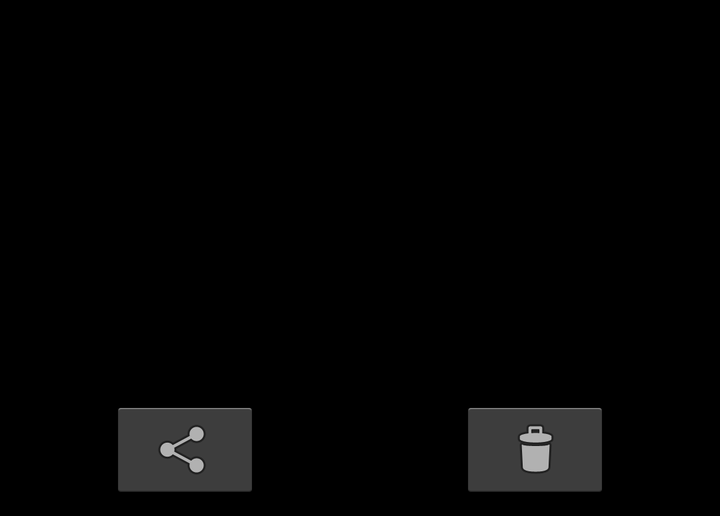
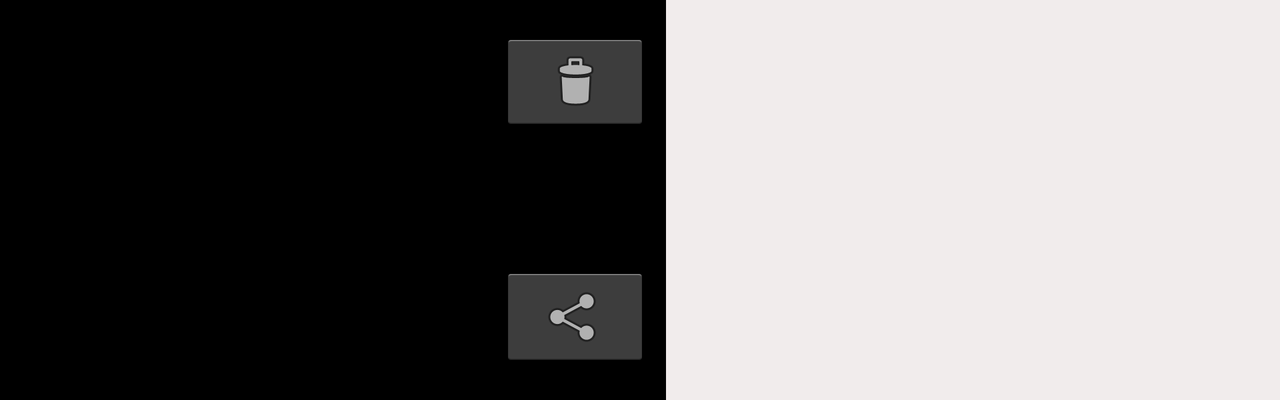

The same Android screen from two of the app's own layout files: first res/layout/ as a phone draws it, then the repository's variant for another configuration, drawn on a device whose configuration selects that folder. Both files follow.
<!-- AndroidManifest.xml: application theme AppTheme -->
<!-- res/layout/card_saved_pic_content.xml -->
<?xml version="1.0" encoding="utf-8"?>
<android.support.constraint.ConstraintLayout xmlns:app="http://schemas.android.com/apk/res-auto"
    xmlns:tools="http://schemas.android.com/tools"
    android:layout_width="match_parent"
    android:layout_height="wrap_content"
    android:background="@android:color/black"
    android:id="@+id/constraintLayout4"
    xmlns:android="http://schemas.android.com/apk/res/android">
    <ImageView
        android:layout_width="250dp"
        android:layout_height="200dp"
        android:id="@+id/card_image"
        android:src="@android:drawable/sym_def_app_icon"
        android:clickable="false"
        style="@style/Widget.AppCompat.Button.Borderless"
        app:layout_constraintLeft_toLeftOf="@+id/constraintLayout4"
        android:layout_marginLeft="8dp"
        android:layout_marginStart="8dp"
        app:layout_constraintTop_toTopOf="@+id/constraintLayout4"
        app:layout_constraintRight_toRightOf="@+id/constraintLayout4"
        android:layout_marginRight="8dp"
        android:layout_marginEnd="8dp"
        app:layout_constraintBottom_toTopOf="@+id/card_ibtn_delete" />
    <ImageButton
        android:layout_width="75dp"
        android:layout_height="50dp"
        android:id="@+id/card_ibtn_delete"
        android:src="@android:drawable/ic_menu_delete"
        style="@android:style/Widget.Holo.Light.ImageButton"
        app:layout_constraintLeft_toLeftOf="@+id/card_image"
        app:layout_constraintRight_toRightOf="@+id/card_image"
        app:layout_constraintBottom_toBottomOf="@+id/constraintLayout4"
        android:layout_marginBottom="8dp"
        app:layout_constraintHorizontal_bias="1.0" />

    <ImageButton
        android:layout_width="75dp"
        android:layout_height="50dp"
        android:id="@+id/card_ibtn_share"
        android:src="@android:drawable/ic_menu_share"
        style="@android:style/Widget.Holo.Light.ImageButton"
        app:layout_constraintLeft_toLeftOf="@+id/card_image"
        app:layout_constraintTop_toTopOf="@+id/card_ibtn_delete"
        app:layout_constraintRight_toLeftOf="@+id/card_ibtn_delete"
        android:layout_marginRight="8dp"
        android:layout_marginEnd="8dp"
        app:layout_constraintBottom_toBottomOf="@+id/card_ibtn_delete"
        app:layout_constraintHorizontal_bias="0.0" />

</android.support.constraint.ConstraintLayout>
<!-- resources referenced by this layout -->
<resources>
  <!-- from res/values-v21/ -->
  <style name="AppTheme" parent="Theme.AppCompat.Light.NoActionBar">
          
          <item name="colorPrimary">@color/colorPrimary</item>
          <item name="colorPrimaryDark">@color/colorPrimaryDark</item>
          <item name="colorAccent">@color/colorAccent</item>
          <item name="android:colorBackground">@color/background_material_light</item>
      </style>
  <color name="colorPrimary">#3F51B5</color>
  <color name="colorPrimaryDark">#303F9F</color>
  <color name="colorAccent">#FF4081</color>
  <color name="background_material_light">#f1ecec</color>
</resources>
<!-- res/layout-land/card_saved_pic_content.xml (the repository's variant of the layout above) -->
<!-- drawn on the phone turned sideways -->
<?xml version="1.0" encoding="utf-8"?>
<android.support.constraint.ConstraintLayout xmlns:app="http://schemas.android.com/apk/res-auto"
    xmlns:tools="http://schemas.android.com/tools"
    android:layout_width="wrap_content"
    android:layout_height="wrap_content"
    android:background="@android:color/black"
    android:id="@+id/constraintLayout4"
    xmlns:android="http://schemas.android.com/apk/res/android">
    <ImageView
        android:layout_width="250dp"
        android:layout_height="200dp"
        android:id="@+id/card_image"
        android:src="@android:drawable/sym_def_app_icon"
        android:clickable="false"
        style="@style/Widget.AppCompat.Button.Borderless"
        app:layout_constraintLeft_toLeftOf="@+id/constraintLayout4"
        app:layout_constraintTop_toTopOf="@+id/constraintLayout4"
        app:layout_constraintRight_toRightOf="@+id/constraintLayout4"
        android:layout_marginRight="16dp"
        android:layout_marginEnd="16dp"
        app:layout_constraintHorizontal_bias="0.0"/>
    <ImageButton
        android:layout_width="75dp"
        android:layout_height="50dp"
        android:id="@+id/card_ibtn_delete"
        android:src="@android:drawable/ic_menu_delete"
        style="@android:style/Widget.Holo.Light.ImageButton"
        app:layout_constraintLeft_toRightOf="@+id/card_image"
        app:layout_constraintTop_toTopOf="@+id/constraintLayout4"
        android:layout_marginTop="16dp"
        app:layout_constraintRight_toRightOf="@+id/constraintLayout4"
        android:layout_marginRight="8dp"
        android:layout_marginEnd="8dp"
        app:layout_constraintBottom_toBottomOf="@+id/constraintLayout4"
        android:layout_marginBottom="16dp"
        app:layout_constraintHorizontal_bias="0.0"
        app:layout_constraintVertical_bias="0.0"/>

    <ImageButton
        android:layout_width="75dp"
        android:layout_height="51dp"
        android:id="@+id/card_ibtn_share"
        android:src="@android:drawable/ic_menu_share"
        style="@android:style/Widget.Holo.Light.ImageButton"
        app:layout_constraintLeft_toLeftOf="@+id/card_ibtn_delete"
        app:layout_constraintTop_toBottomOf="@+id/card_ibtn_delete"
        android:layout_marginTop="8dp"
        app:layout_constraintRight_toRightOf="@+id/card_ibtn_delete"
        app:layout_constraintBottom_toBottomOf="@+id/constraintLayout4"
        android:layout_marginBottom="16dp"
        app:layout_constraintVertical_bias="1.0"/>

</android.support.constraint.ConstraintLayout>
